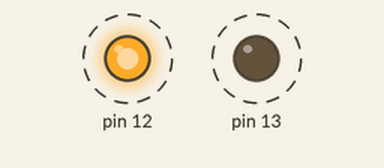
The sketch below on a simulated Arduino Uno, built with avr-gcc and run on an emulated ATmega328P. On the bench: output pins drawn as LEDs (lit = HIGH). Dashed ring = blinking.

Above: at 0.05 s.
Timing chart, 0 to 3.0 s (numbered marks = the images above):
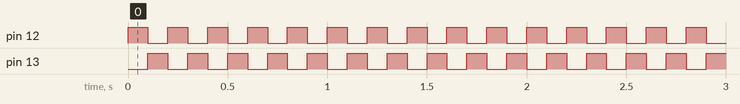

The sketch:

lab3-2.ino
```cpp
// C++ code
//
void setup()
{
  pinMode(13,OUTPUT);
  pinMode(12,OUTPUT);
}

void loop()
{
  digitalWrite(12,HIGH);
  digitalWrite(13,LOW);
  delay(100);
  digitalWrite(13,HIGH);
  digitalWrite(12,LOW);
  delay(100);
}
```

Measured:
- by itself, pin 12, pin 13: alternates HIGH for 0.10 s and LOW for 0.10 s
